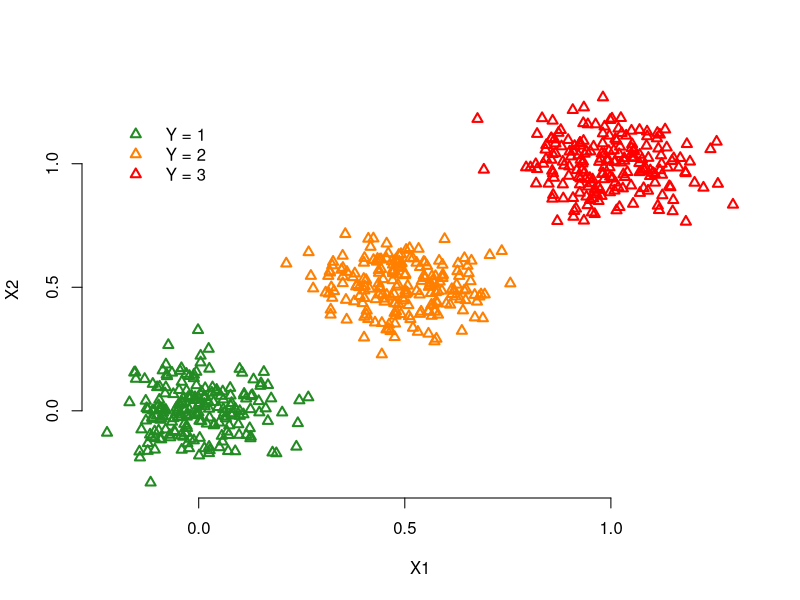
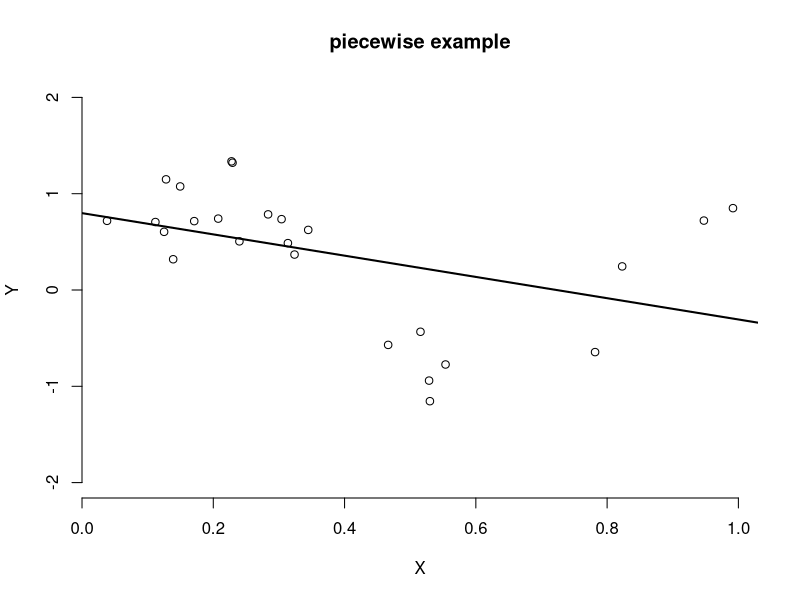
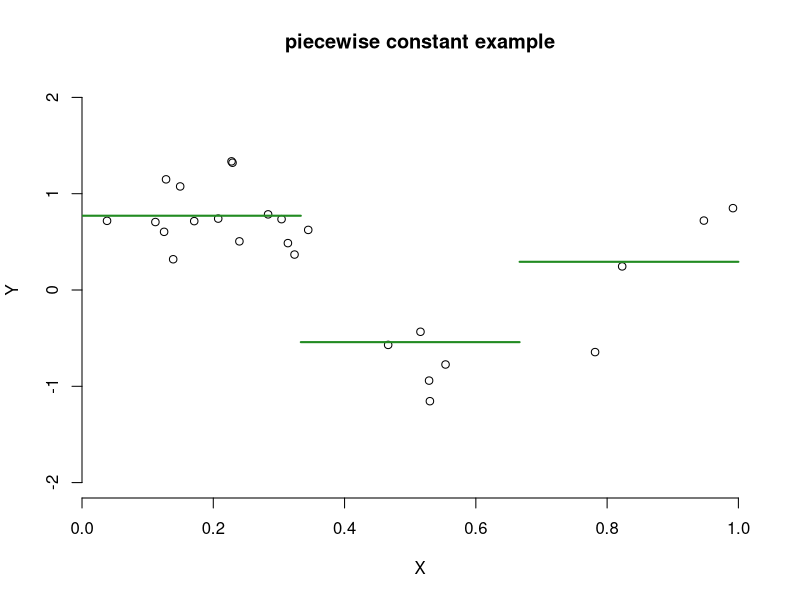
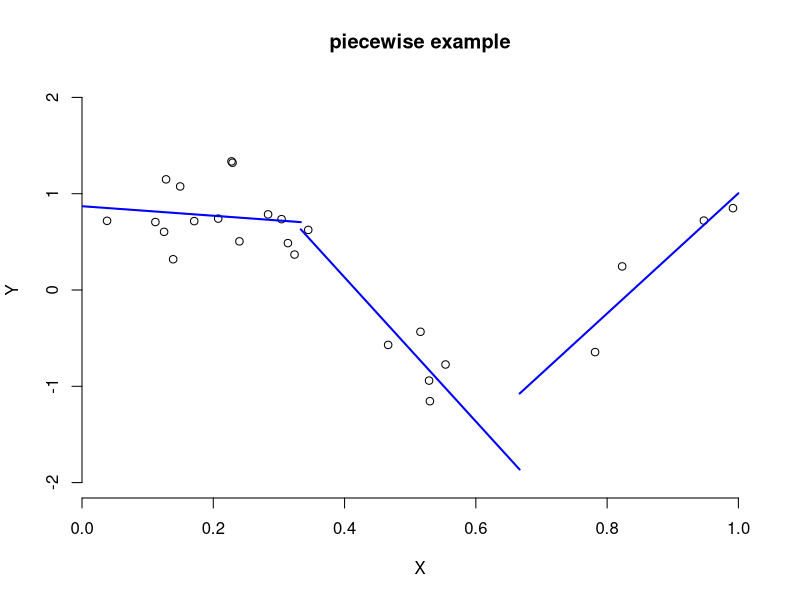
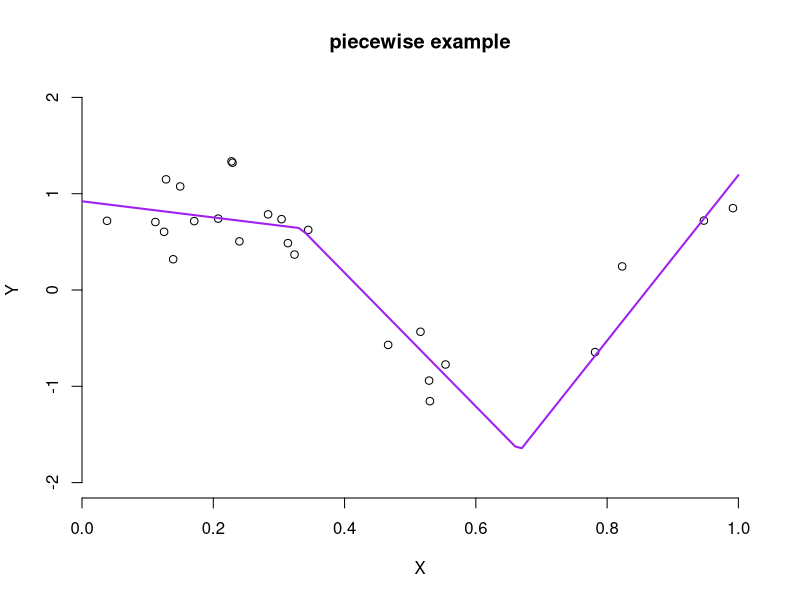
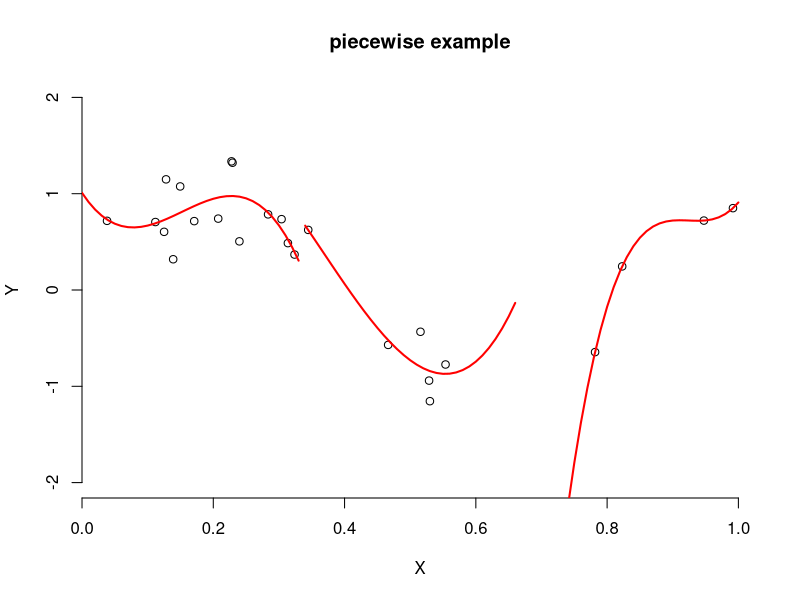
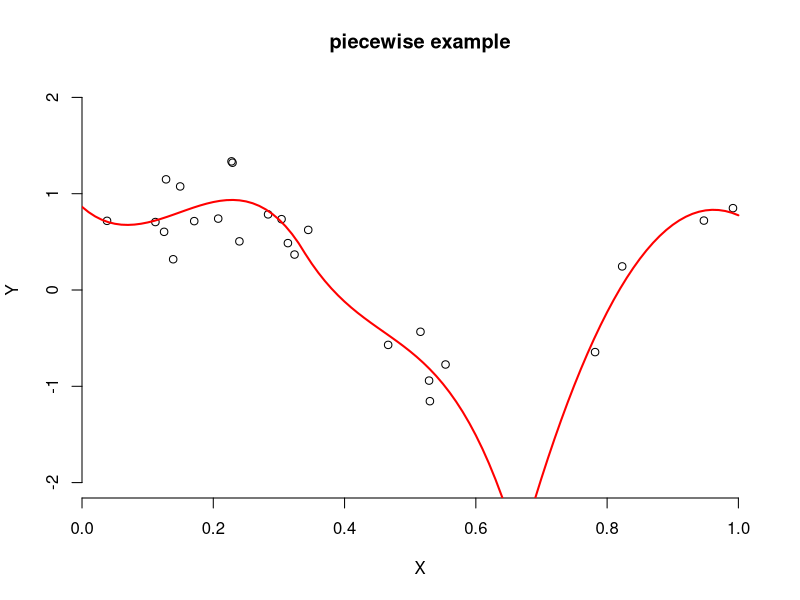
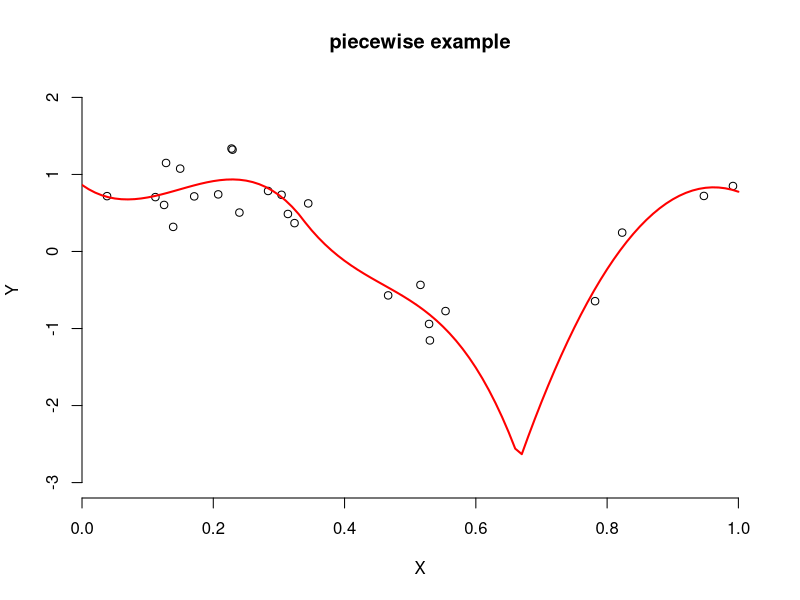

Recreate these plots in R, in order.
### STAT5P87 - Week6.R ###

## Plot Masking data

mydata = read.csv('masking-example.csv')
head(mydata)

n = dim(mydata)[1]

Y = as.matrix(mydata$Y, nrow = n)
X = model.matrix(Y ~ 0 + X1 * X2 + ., data=mydata)
p = dim(X)[2]

x1min = min(X[,1])
x1max = max(X[,1])

x2min = min(X[,2])
x2max = max(X[,2])

plot(X[Y == 1, 1], X[Y == 1, 2], col = 'forestgreen', pch = 2, lwd=2, ylim = c(x2min, x2max), xlim=c(x1min, x1max), bty='n', xlab = 'X1', ylab='X2')
points(X[Y == 2, 1], X[Y == 2, 2], col = 'darkorange1', pch = 2, lwd=2)
points(X[Y == 3, 1], X[Y == 3, 2], col = 'red', pch = 2, lwd=2)

legend(-0.2, 1.2, c('Y = 1', 'Y = 2', 'Y = 3'), col = c('forestgreen', 'darkorange1', 'red'), pch = 2, bty='n', lwd=2, lty=NA)

Y1 = as.integer(Y == 1)
Y2 = as.integer(Y == 2)
Y3 = as.integer(Y == 3)
allY = cbind(Y1, Y2, Y3)

###
# Perform linear regression 
###

X = model.matrix(Y ~ X1 * X2 + ., data=mydata)

bHat = solve(t(X) %*% X) %*% t(X) %*% allY

allYhat = X %*% bHat

yHat = apply(allYhat, 1, which.max)

mean(yHat == Y)

xtabs(~ Y + yHat)


####################################################
# Piecewise polynomial example
####################################################

# Load data
mydata = read.csv('piecewise-data.csv')

X = mydata$X
Y = mydata$Y
n = length(Y)

plot(X, Y, ylim = c(-2, 2), bty='n', xlab = 'X', ylab = 'Y', main = 'piecewise example')
abline(lm(Y ~ X), lwd=2)



# knots
xi = c(-Inf, 1/3, 2/3, Inf)
K = 2

###
# Piecewise constant
###

h1 = as.integer(X < xi[2])
h2 = as.integer(X < xi[3] & X >= xi[2])
h3 = as.integer(X >= xi[3])
H = data.frame(cbind(Y, h1, h2, h3))

model = lm(Y ~ 0 + ., data=H)

plot(X, Y, ylim = c(-2, 2), bty='n', xlab = 'X', ylab = 'Y', main = 'piecewise constant example')
lines(c(0, xi[2]), c(model$coefficient[1], model$coefficient[1]), col='forestgreen', lwd=2)
lines(c(xi[2], xi[3]), c(model$coefficient[2], model$coefficient[2]), col='forestgreen', lwd=2)
lines(c(xi[3], 1), c(model$coefficient[3], model$coefficient[3]), col='forestgreen', lwd=2)



###
# Piecewise linear
###

h1 = as.integer(X < xi[2])
h2 = as.integer(X < xi[3] & X >= xi[2])
h3 = as.integer(X >= xi[3])
h4 = X * as.integer(X < xi[2])
h5 = X * as.integer(X < xi[3] & X >= xi[2])
h6 = X * as.integer(X >= xi[3])

H = data.frame(cbind(Y, h1, h2, h3, h4, h5, h6))

model = lm(Y ~ 0 + ., data=H)

plot(X, Y, ylim = c(-2, 2), bty='n', xlab = 'X', ylab = 'Y', main = 'piecewise example')
lines(c(0, xi[2]), c(model$coefficient[1], model$coefficient[1] + xi[2] * model$coefficient[4]), col='blue', lwd=2)
lines(c(xi[2], xi[3]), c(model$coefficient[2] + xi[2] * model$coefficient[5], model$coefficient[2] + xi[3] * model$coefficient[5]), col='blue', lwd=2)
lines(c(xi[3], 1), c(model$coefficient[3] + xi[3] * model$coefficient[6], model$coefficient[3] + model$coefficient[6]), col='blue', lwd=2)





###
# Piecewise linear (continuous)
###

# A global linear basis function
h1 = 1
h2 = X

# Changes to the slope after each knot
h3 = ifelse(X - xi[2] >= 0, X - xi[2], 0)
h4 = ifelse(X - xi[3] >= 0, X - xi[3], 0)

H = data.frame(cbind(Y, h1, h2, h3, h4))

# Use linear methods to fit basis expanded model
model = lm(Y ~ 0 + ., data=H)

# Create a basis expansion for plotting
x0 = seq(from=0, to=1, by=0.01)
h10 = x0*0 + 1
h20 = x0
h30 = ifelse(x0 - xi[2] >= 0, x0 - xi[2], 0)
h40 = ifelse(x0 - xi[3] >= 0, x0 - xi[3], 0)

# Plot fit model
plot(X, Y, ylim = c(-2, 2), bty='n', xlab = 'X', ylab = 'Y', main = 'piecewise example')
y0 = h10*model$coefficient[1] + model$coefficient[2]*h20 + model$coefficient[3]*h30 + model$coefficient[4]*h40
lines(x0, h10*model$coefficient[1] + model$coefficient[2]*h20 + model$coefficient[3]*h30 + model$coefficient[4]*h40, lwd = 2, col='purple') 




###
# Piecewise Cubic
###

M = 3
H = matrix(0, nrow = n, ncol = (K+1)*(M+1))

for(k in c(1:(K+1))){
  for(m in c(0:M)){
    H[, k + m*(K+1)] = as.integer(X > xi[k] & X <= xi[k + 1]) * X^m
  }
} 

H = data.frame(H)

model = lm(Y ~ 0 + ., data=H)

x0 = seq(from=0, to=1, by=0.01)
n0 = length(x0)
H0 = matrix(0, nrow = n0, ncol = (K+1)*(M+1))

for(k in c(1:(K+1))){
  for(m in c(0:M)){
    H0[, k + m*(K+1)] = as.integer(x0 > xi[k] & x0 <= xi[k + 1]) * x0^m
  }
} 

H0 = data.frame(H0)
y0 = predict(model, H0)

plot(X, Y, ylim = c(-2, 2), bty='n', xlab = 'X', ylab = 'Y', main = 'piecewise example')
lines(x0[x0 < xi[2]], y0[x0 < xi[2]], col='red', lwd=2)
lines(x0[x0 < xi[3] & x0 >= xi[2]], y0[x0 < xi[3] & x0 >= xi[2]], col='red', lwd=2)
lines(x0[x0 >= xi[3]], y0[x0 >= xi[3]], col='red', lwd=2)





###
# Piecewise Cubic (continuous)
###

M = 3
K = 2

# Create basis expansion
H = matrix(0, nrow = n, ncol = M*(K + 1) + 1)

# Global terms 
H[,1] = 1
for(m in c(1:M)){
  H[,m + 1] = X^m
}

# Add a j^th order term after the i^th knot
# No 0^th order terms to ensure continuity
for(k in c(1:K)){
  for(m in c(1:M)){
    H[, k*M + m + 1] = as.integer(X >= xi[k + 1]) * (X - xi[k + 1])^m
  }
} 

# Convert to dataframe and name columns (for model fitting and plotting)
H = data.frame(H)

# Fit using linear methods
model = lm(Y ~ 0 + ., data=H)

# Create basis for plotting
H0 = matrix(0, nrow = n0, ncol = M*(K + 1) + 1)

# Global terms 
H0[,1] = 1
for(m in c(1:M)){
  H0[,m + 1] = x0^m
}

# Add a j^th order term after the i^th knot
# No 0^th order terms to ensure continuity
for(k in c(1:K)){
  for(m in c(1:M)){
    H0[, k*M + m + 1] = as.integer(x0 >= xi[k + 1]) * (x0 - xi[k + 1])^m
  }
} 

H0 = data.frame(H0)

y0 = predict(model, H0)

# Plot fitted model
plot(X, Y, ylim = c(-2, 2), bty='n', xlab = 'X', ylab = 'Y', main = 'piecewise example')
lines(x0, y0, col='red', lwd=2)

# Plot fitted model
plot(X, Y, ylim = c(-3, 2), bty='n', xlab = 'X', ylab = 'Y', main = 'piecewise example')
lines(x0, y0, col='red', lwd=2)




###
# Piecewise Cubic (smooth)
###

M = 3
K = 2

# Create basis expansion
H = matrix(0, nrow = n, ncol = (M - 1)*K + M + 1)

# Global terms 
H[,1] = 1
for(m in c(1:M)){
  H[,m + 1] = X^m
}

# Add a mth order term after the kth knot
# No 0th or 1st order terms to ensure smoothness
for(k in c(1:K)){
  for(m in c(1:(M - 1))){
    H[, k*(M - 1) + m + 2] = as.integer(X >= xi[k + 1]) * (X - xi[k + 1])^(m + 1)
  }
} 

# Convert to dataframe and name columns (for model fitting and plotting)
H = data.frame(H)

# Fit using linear methods
model = lm(Y ~ 0 + ., data=H)

# Create basis for plotting
# Create basis expansion
H0 = matrix(0, nrow = n0, ncol = (M - 1)*K + M + 1)

# Global terms 
H0[,1] = 1
for(m in c(1:M)){
  H0[,m + 1] = x0^m
}

# Add a mth order term after the kth knot
# No 0th or 1st order terms to ensure smoothness
for(k in c(1:K)){
  for(m in c(1:(M - 1))){
    H0[, k*(M - 1) + m + 2] = as.integer(x0 >= xi[k + 1]) * (x0 - xi[k + 1])^(m + 1)
  }
} 

# Convert to dataframe and name columns (for model fitting and plotting)
H0 = data.frame(H0)

y0 = predict(model, H0)

# Plot fitted model
plot(X, Y, ylim = c(-2, 2), bty='n', xlab = 'X', ylab = 'Y', main = 'piecewise example')
lines(x0, y0, col='red', lwd=2)







###
# Cubic Spline
###

M = 3
K = 2

# Create basis expansion
H = matrix(0, nrow = n, ncol = (M - 2)*K + M + 1)

# Global terms 
H[,1] = 1
for(m in c(1:M)){
  H[,m + 1] = X^m
}

# Add a mth order term after the kth knot
# No 0th or 1st order terms to ensure smoothness
for(k in c(1:K)){
  for(m in c(1:(M - 2))){
    H[, k + M + 1] = as.integer(X >= xi[k + 1]) * (X - xi[k + 1])^(m + 2)
  }
} 

# Convert to dataframe and name columns (for model fitting and plotting)
H = data.frame(H)

# Fit using linear methods
model = lm(Y ~ 0 + ., data=H)

# Create basis for plotting
# Create basis expansion
H0 = matrix(0, nrow = n0, ncol = (M - 2)*K + M + 1)

# Global terms 
H0[,1] = 1
for(m in c(1:M)){
  H0[,m + 1] = x0^m
}

# Add a mth order term after the kth knot
# No 0th or 1st order terms to ensure smoothness
for(k in c(1:K)){
  for(m in c(1:(M - 2))){
    H0[, k + M + 1] = as.integer(x0 >= xi[k + 1]) * (x0 - xi[k + 1])^(m + 2)
  }
} 

# Convert to dataframe and name columns (for model fitting and plotting)
H0 = data.frame(H0)

y0 = predict(model, H0)

# Plot fitted model
plot(X, Y, ylim = c(-2, 2), bty='n', xlab = 'X', ylab = 'Y', main = 'piecewise example')
lines(x0, y0, col='red', lwd=2)






###
# Cubic Spline (using bs)
###

require(splines)

M = 3
K = 2

# Create basis expansion
H = bs(X, knots = c(xi[2], xi[3]), degree = 3, intercept = TRUE)

# Fit using linear methods
model = lm(Y ~ 0 + ., data=H)

# Create basis for plotting
H0 = bs(x0, knots = c(xi[2], xi[3]), degree = 3, intercept = TRUE) 

y0 = predict(model, H0)

# Plot fitted model
lines(x0, y0, col='green', lwd=2, lty = 2)







###
# Cubic Spline (using bs)
###

require(splines)

M = 3
K = 2

# Create basis expansion
H = bs(X, knots = c(xi[2], xi[3]), Boundary.knots = c(0, 1), degree = 3, intercept = TRUE)

# Fit using linear methods
model = lm(Y ~ 0 + ., data=H)

# Create basis for plotting
H0 = bs(x0, knots = c(xi[2], xi[3]), Boundary.knots = c(0, 1), degree = 3, intercept = TRUE) 

y0 = predict(model, H0)

# Plot fitted model
#plot(X, Y, ylim = c(-2, 2), bty='n', xlab = 'X', ylab = 'Y', main = 'piecewise example')
lines(x0, y0, col='blue', lwd=2, lty = 2)










###
# Cubic Spline
###

M = 3
K = 3

xi = c(-Inf, quantile(X, c(0.25, 0.5, 0.75)), Inf)

# Create basis expansion
H = matrix(0, nrow = n, ncol = (M - 2)*K + M + 1)

# Global terms 
H[,1] = 1
for(m in c(1:M)){
  H[,m + 1] = X^m
}

# Add a mth order term after the kth knot
# No 0th or 1st order terms to ensure smoothness
for(k in c(1:K)){
  for(m in c(1:(M - 2))){
    H[, k + M + 1] = as.integer(X >= xi[k + 1]) * (X - xi[k + 1])^(m + 2)
  }
} 

# Convert to dataframe and name columns (for model fitting and plotting)
H = data.frame(H)

# Fit using linear methods
model = lm(Y ~ 0 + ., data=H)

# Create basis for plotting
# Create basis expansion
H0 = matrix(0, nrow = n0, ncol = (M - 2)*K + M + 1)

# Global terms 
H0[,1] = 1
for(m in c(1:M)){
  H0[,m + 1] = x0^m
}

# Add a mth order term after the kth knot
# No 0th or 1st order terms to ensure smoothness
for(k in c(1:K)){
  for(m in c(1:(M - 2))){
    H0[, k + M + 1] = as.integer(x0 >= xi[k + 1]) * (x0 - xi[k + 1])^(m + 2)
  }
} 

# Convert to dataframe and name columns (for model fitting and plotting)
H0 = data.frame(H0)

y0 = predict(model, H0)

# Plot fitted model
plot(X, Y, ylim = c(-2, 2), bty='n', xlab = 'X', ylab = 'Y', main = 'piecewise example')
lines(x0, y0, col='red', lwd=2)



###
# Cubic Spline (using bs)
###

require(splines)

# Create basis expansion
H = bs(X, df = K+M+1, Boundary.knots = c(0, 1), degree = M, intercept = TRUE)

# Fit using linear methods
model = lm(Y ~ 0 + ., data=H)

# Create basis for plotting
H0 = bs(x0, df = K + M + 1, Boundary.knots = c(0, 1), degree = M, intercept = TRUE) 

y0 = predict(model, H0)

# Plot fitted model
#plot(X, Y, ylim = c(-2, 2), bty='n', xlab = 'X', ylab = 'Y', main = 'piecewise example')
lines(x0, y0, col='green', lwd=2, lty = 2)



###
# Cubic Spline (using bs)
###

require(splines)

# Create basis expansion
H = bs(X, df = K+M+1, Boundary.knots = c(0, 1), degree = M, intercept = TRUE)

# Fit using linear methods
model = lm(Y ~ 0 + ., data=H)

# Create basis for plotting
H0 = bs(x0, knots = attr(H, 'knots'), Boundary.knots = c(0, 1), degree = M, intercept = TRUE) 

y0 = predict(model, H0)

# Plot fitted model
#plot(X, Y, ylim = c(-2, 2), bty='n', xlab = 'X', ylab = 'Y', main = 'piecewise example')
lines(x0, y0, col='blue', lwd=2, lty = 2)



###
# Concrete Stength - Spline Example with fixed df
###

mydata = read.csv('concrete-data.csv')
n = dim(mydata)[1]

# Define X and Y 
X = mydata$age
Y = mydata$strength

X = (X - mean(X)) / sd(X)

plot(X, Y, lwd = 2, ylab = 'strength', xlab = 'age', main = 'Scatterplot of Strength vs. Cement', bty = 'n')

df = 5

# For df = 5 we have several options:
  # M = 1, K = 3
  # M = 2, K = 2
  # M = 3, K = 1
  # M = 4, K = 0

mse = matrix(0, nrow = 4)
for(M in c(1:4)){
  H = bs(X, df = df, degree = M, intercept = TRUE)
  model = lm(Y ~ 0 + ., data=H)
  mse[M] = mean(residuals(model)^2)
}

which.min(mse)

M = 1
H = bs(X, df = df, degree = M, intercept = TRUE)
model = lm(Y ~ 0 + ., data=H)

x0 = seq(from = min(X), to = max(X), by = 0.01)
H0 = bs(x0, knots = attr(H, 'knots'), Boundary.knots = attr(H, 'Boundary.knots'), degree = M, intercept = TRUE) 
y0 = predict(model, H0)

plot(X, Y, lwd = 2, ylab = 'strength', xlab = 'age', main = 'Scatterplot of Strength vs. Cement', bty = 'n')
lines(x0, y0, lwd = 2, col = 'red')


###
# Concrete Stength - Spline Example with CV
###

mydata = read.csv('concrete-data.csv')
n = dim(mydata)[1]

# Set up folds
nFolds = 10
n_per_fold = floor(n / nFolds)

set.seed(0)
folds = list()
shuffled_index = sample(c(1:n))
for(k in c(1:nFolds)){
  folds[[k]] = shuffled_index[c((1 + (k - 1) * n_per_fold):(k * n_per_fold))]
}  

# Set up df's
df_levels = c(2:20)
n_df = length(df_levels)

# Initialize mse
testing_mse = matrix(0, nrow = n_df, ncol = nFolds)

for(fold in c(1:nFolds)){
  training_data = mydata[-folds[[fold]],]
  n_training = dim(training_data)[1]
  
  testing_data = mydata[folds[[fold]],]
  n_testing = dim(testing_data)[1]
  
  # Define X and Y 
  trainingX = training_data$age
  trainingY = training_data$strength

  testingX = testing_data$age
  testingY = testing_data$strength

  testingX = (testingX - mean(trainingX)) / sd(trainingX)
  trainingX = (trainingX - mean(trainingX)) / sd(trainingX)

  
  for(i in c(1:n_df)){
    df = df_levels[i]
    training_mse = matrix(0, nrow = df - 1)
    
    for(M in c(1:(df - 1))){
      H = bs(trainingX, df = df, degree = M, intercept = TRUE)
      model = lm(trainingY ~ 0 + ., data=H)
      training_mse[M] = mean(residuals(model)^2)
    }
    M = which.min(mse)
    H = bs(trainingX, df = df, degree = M, intercept = TRUE)
    model = lm(trainingY ~ 0 + ., data=H)
    
    testingH = bs(testingX, knots = attr(H, 'knots'), 
                  Boundary.knots = attr(H, 'Boundary.knots'), 
                  degree = M, intercept = TRUE) 
    testingYhat = predict(model, newdata = testingH)
    testing_mse[i, fold] = mean((testingY - testingYhat)^2)
  }
}

testing_mse = apply(testing_mse, 1, mean)
testing_mse

df = df_levels[which.min(testing_mse)]
df

# Define X and Y 
X = mydata$age
Y = mydata$strength

X = (X - mean(X)) / sd(X)

mse = matrix(0, nrow = df - 1)
for(M in c(1:(df - 1))){
  H = bs(X, df = df, degree = M, intercept = TRUE)
  model = lm(Y ~ 0 + ., data=H)
  mse[M] = mean(residuals(model)^2)
}

which.min(mse)
M = which.min(mse)

H = bs(X, df = df, degree = M, intercept = TRUE)
model = lm(Y ~ 0 + ., data=H)

x0 = seq(from = min(X), to = max(X), by = 0.01)
H0 = bs(x0, knots = attr(H, 'knots'), Boundary.knots = attr(H, 'Boundary.knots'), degree = M, intercept = TRUE) 
y0 = predict(model, H0)

plot(X, Y, lwd = 2, ylab = 'strength', xlab = 'age', main = 'Scatterplot of Strength vs. Age', bty = 'n')
lines(x0, y0, lwd = 2, col = 'red')





###
# Concrete Stength - Spline Example with CV
###

mydata = read.csv('concrete-data.csv')
n = dim(mydata)[1]
mydata$age = mydata$age + rnorm(n, mean = 0, sd = 0.1)

# Set up folds
nFolds = 10
n_per_fold = floor(n / nFolds)

set.seed(0)
folds = list()
shuffled_index = sample(c(1:n))
for(k in c(1:nFolds)){
  folds[[k]] = shuffled_index[c((1 + (k - 1) * n_per_fold):(k * n_per_fold))]
}  

# Set up df's
df_levels = c(2:20)
n_df = length(df_levels)

# Initialize mse
testing_mse = matrix(0, nrow = n_df, ncol = nFolds)

for(fold in c(1:nFolds)){
  training_data = mydata[-folds[[fold]],]
  n_training = dim(training_data)[1]
  
  testing_data = mydata[folds[[fold]],]
  n_testing = dim(testing_data)[1]
  
  # Define X and Y 
  trainingX = training_data$age
  trainingY = training_data$strength
  
  testingX = testing_data$age
  testingY = testing_data$strength
  
  testingX = (testingX - mean(trainingX)) / sd(trainingX)
  trainingX = (trainingX - mean(trainingX)) / sd(trainingX)
  
  
  for(i in c(1:n_df)){
    df = df_levels[i]
    training_mse = matrix(0, nrow = df - 1)
    
    for(M in c(1:(df - 1))){
      H = bs(trainingX, df = df, degree = M, intercept = TRUE)
      model = lm(trainingY ~ 0 + ., data=H)
      training_mse[M] = mean(residuals(model)^2)
    }
    M = which.min(mse)
    H = bs(trainingX, df = df, degree = M, intercept = TRUE)
    model = lm(trainingY ~ 0 + ., data=H)
    
    testingH = bs(testingX, knots = attr(H, 'knots'), 
                  Boundary.knots = attr(H, 'Boundary.knots'), 
                  degree = M, intercept = TRUE) 
    testingYhat = predict(model, newdata = testingH)
    testing_mse[i, fold] = mean((testingY - testingYhat)^2)
  }
}

testing_mse = apply(testing_mse, 1, mean)
testing_mse

df = df_levels[which.min(testing_mse)]
df

# Define X and Y 
X = mydata$age
Y = mydata$strength

X = (X - mean(X)) / sd(X)

mse = matrix(0, nrow = df - 1)
for(M in c(1:(df - 1))){
  H = bs(X, df = df, degree = M, intercept = TRUE)
  model = lm(Y ~ 0 + ., data=H)
  mse[M] = mean(residuals(model)^2)
}

which.min(mse)
M = which.min(mse)

H = bs(X, df = df, degree = M, intercept = TRUE)
model = lm(Y ~ 0 + ., data=H)

x0 = seq(from = min(X), to = max(X), by = 0.01)
H0 = bs(x0, knots = attr(H, 'knots'), Boundary.knots = attr(H, 'Boundary.knots'), degree = M, intercept = TRUE) 
y0 = predict(model, H0)

plot(X, Y, lwd = 2, ylab = 'strength', xlab = 'age', main = 'Scatterplot of Strength vs. Age', bty = 'n')
lines(x0, y0, lwd = 2, col = 'red')




####
# Natural Spline
#### 

# Load data
mydata = read.csv('piecewise-data.csv')

X = mydata$X
Y = mydata$Y
n = length(Y)

x0 = seq(from=0, to=1, by=0.01)
n0 = length(x0)

M = 3
K = 3

xi = c(quantile(X, c(0.25, 0.5, 0.75)))

# Fit a natural spline with knots at (1/3, 2/3)

# Create basis expansion
N = matrix(0, nrow = n, ncol = M)

# Global terms 
N[,1] = 1
N[,2] = X

# "d" terms
d = matrix(0, nrow = n, ncol = K - 1)
for(k in c(1:(K-1))){
  d[,k] = (as.integer(X - xi[k] > 0) * (X - xi[k])^3 - as.integer(X - xi[K] > 0) * (X - xi[K])^3) / (xi[K] - xi[k])
}

for(k in c(1:(K-2))){
  N[, k + 2] = d[,k] - d[,K-1]
}
N = as.data.frame(N)
model = lm(Y ~ 0 + ., data=N)


# Create basis expansion
N0 = matrix(0, nrow = n0, ncol = M)

# Global terms 
N0[,1] = 1
N0[,2] = x0

# "d" terms
d = matrix(0, nrow = n0, ncol = K - 1)
for(k in c(1:(K-1))){
  d[,k] = (as.integer(x0 - xi[k] > 0) * (x0 - xi[k])^3 - as.integer(x0 - xi[K] > 0) * (x0 - xi[K])^3) / (xi[K] - xi[k])
}

for(k in c(1:(K-2))){
  N0[, k + 2] = d[,k] - d[,K-1]
}
N0 = as.data.frame(N0)
y0 = predict(model, N0)

# Plot fitted model
plot(X, Y, ylim = c(-2, 2), bty='n', xlab = 'X', ylab = 'Y', main = 'piecewise example')
lines(x0, y0, col='red', lwd=2)

# Using the R function ns() to generate the basis (h vectors) of the spline
N = ns(X, knots = xi[2], Boundary.knots = c(xi[1], xi[3]), intercept=TRUE)
model = lm(Y ~ 0 + ., data=N)

# Default is to use the range of the inputs as the boundary knots
# We want to use the range of X (since x0 extends beyond X)
N0 = ns(x0, knots = attr(N, 'knots'), Boundary.knots = attr(N, 'Boundary.knots'), intercept=T)
y0 = predict(model, N0)

lines(x0, y0, col='green', lwd=2, lty = 2)


###
# Concrete Strength - Natural Spline Example  
###

mydata = read.csv('concrete-data.csv')
n = dim(mydata)[1]
mydata$age = mydata$age + rnorm(n, mean = 0, sd = 0.4)

# Set up folds
nFolds = 10
n_per_fold = floor(n / nFolds)

set.seed(0)
folds = list()
shuffled_index = sample(c(1:n))
for(k in c(1:nFolds)){
  folds[[k]] = shuffled_index[c((1 + (k - 1) * n_per_fold):(k * n_per_fold))]
}  

# Set up df's
df_levels = c(2:20)
n_df = length(df_levels)

# Initialize mse
testing_mse = matrix(0, nrow = n_df, ncol = nFolds)

for(fold in c(1:nFolds)){
  training_data = mydata[-folds[[fold]],]
  n_training = dim(training_data)[1]
  
  testing_data = mydata[folds[[fold]],]
  n_testing = dim(testing_data)[1]
  
  # Define X and Y 
  trainingX = training_data$age
  trainingY = training_data$strength
  
  testingX = testing_data$age
  testingY = testing_data$strength
  
  testingX = (testingX - mean(trainingX)) / sd(trainingX)
  trainingX = (trainingX - mean(trainingX)) / sd(trainingX)
  
  for(i in c(1:n_df)){
    df = df_levels[i]
    trainingN = ns(trainingX, df = df, intercept = TRUE)
    model = lm(trainingY ~ 0 + ., data=trainingN)
    
    testingN = ns(testingX, knots = attr(trainingN, 'knots'), 
                  Boundary.knots = attr(trainingN, 'Boundary.knots'), 
                  intercept = TRUE) 
    testingYhat = predict(model, newdata = testingN)
    testing_mse[i, fold] = mean((testingY - testingYhat)^2)
  }
}

testing_mse = apply(testing_mse, 1, mean)
testing_mse

df = df_levels[which.min(testing_mse)]
df

# Define X and Y 
X = mydata$age
Y = mydata$strength

X = (X - mean(X)) / sd(X)

N = ns(X, df = df, intercept = TRUE)
model = lm(Y ~ 0 + ., data=N)

x0 = seq(from = min(X), to = max(X), by = 0.01)
N0 = ns(x0, knots = attr(N, 'knots'), 
        Boundary.knots = attr(N, 'Boundary.knots'), 
        intercept = TRUE) 
y0 = predict(model, N0)

plot(X, Y, lwd = 2, ylab = 'strength', xlab = 'age', main = 'Scatterplot of Strength vs. Age', bty = 'n')
lines(x0, y0, lwd = 2, col = 'red')


####
# Natural Spline (knots at every data point)
#### 

require(splines)

# Load data
mydata = read.csv('piecewise-data.csv')

X = mydata$X
Y = mydata$Y
n = length(Y)

x0 = seq(from=0, to=1, by=0.001)
n0 = length(x0)

# Fit a natural spline with knots at each data point
N = ns(X, df = 27, intercept = T)
model = lm(Y ~ 0 + ., data=N)

# Default is to use the range of the inputs as the boundary knots
# We want to use the range of X (since x0 extends beyond X)
N0 = ns(x0, knots = attr(N, 'knots'), Boundary.knots = attr(N, 'Boundary.knots'), intercept=T)
y0 = predict(model, N0)

# Plot fitted model
plot(X, Y, bty='n', xlab = 'X', ylab = 'Y', main = 'piecewise example', ylim = c(-2, 3))
lines(x0, y0, col='red', lwd=2)


attr(N, 'knots')
sort(X)

length(X)
length(attr(N, 'knots'))  

  
###
# Concrete Strength - Smoothing Spline Example  
###

mydata = read.csv('concrete-data.csv')
n = dim(mydata)[1]

# Set up folds
nFolds = 10
n_per_fold = floor(n / nFolds)

set.seed(0)
folds = list()
shuffled_index = sample(c(1:n))
for(k in c(1:nFolds)){
  folds[[k]] = shuffled_index[c((1 + (k - 1) * n_per_fold):(k * n_per_fold))]
}  

# Set up df's
lambda_levels = seq(from = 0.001, to = 0.1, by = 0.001)
n_lambda = length(lambda_levels)

# Initialize mse
testing_mse = matrix(0, nrow = n_lambda, ncol = nFolds)

for(fold in c(1:nFolds)){
  training_data = mydata[-folds[[fold]],]
  n_training = dim(training_data)[1]
  
  testing_data = mydata[folds[[fold]],]
  n_testing = dim(testing_data)[1]
  
  # Define X and Y 
  trainingX = training_data$age
  trainingY = training_data$strength
  
  testingX = testing_data$age
  testingY = testing_data$strength
  
  testingX = (testingX - mean(trainingX)) / sd(trainingX)
  trainingX = (trainingX - mean(trainingX)) / sd(trainingX)
  
  for(i in c(1:n_lambda)){
    lambda = lambda_levels[i]
    fit = smooth.spline(X, Y, lambda = lambda)
    testingYhat = predict(fit, testingX)$y
    testing_mse[i, fold] = mean((testingY - testingYhat)^2)
  }
}

testing_mse = apply(testing_mse, 1, mean)
testing_mse

lambda = lambda_levels[which.min(testing_mse)]
lambda

# Define X and Y 
X = mydata$age
Y = mydata$strength

X = (X - mean(X)) / sd(X)
fit = smooth.spline(X, Y, lambda = lambda)
fit$df

x0 = seq(from = min(X), to = max(X), by = 0.01)
y0 = predict(fit, x0)$y

plot(X, Y, lwd = 2, ylab = 'strength', xlab = 'age', main = 'Scatterplot of Strength vs. Age', bty = 'n')
lines(x0, y0, col = 'red', lwd = 2)
